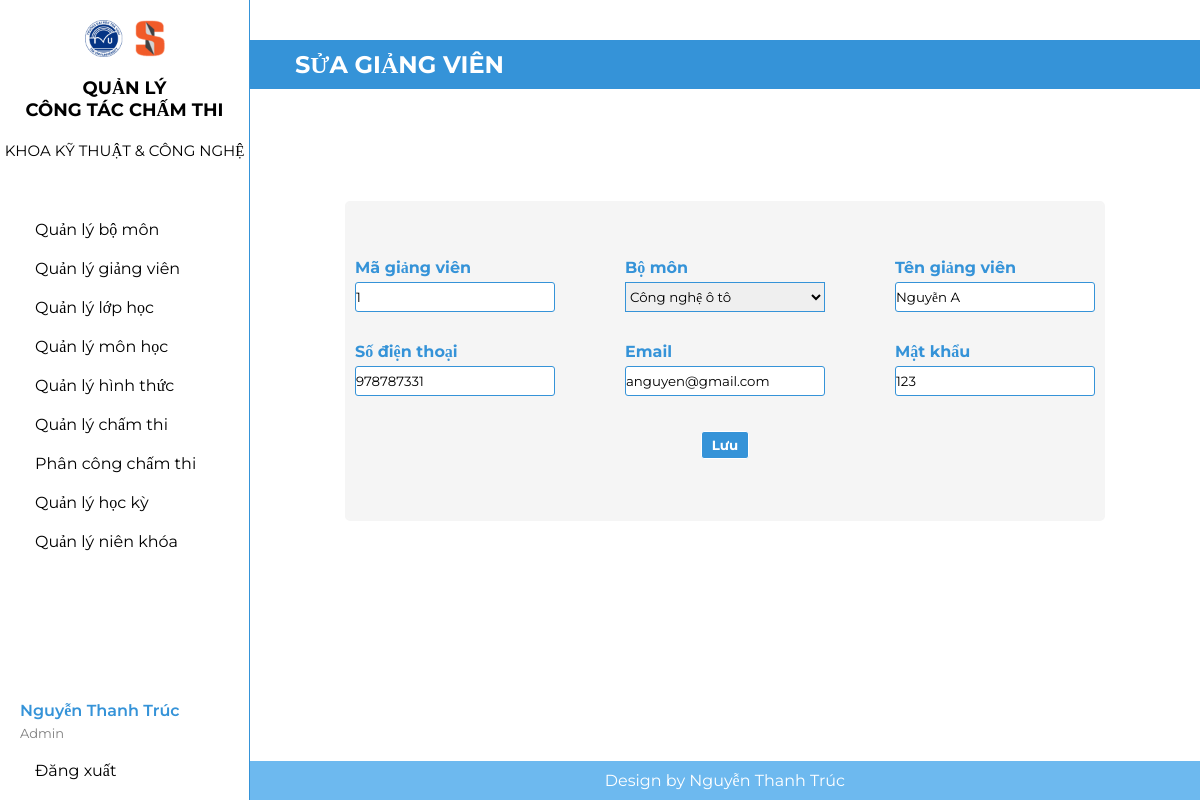
The app's page /suagv.php?user=1 (signed in) with its own data.
### tables this page shows
CREATE TABLE `giangvien` (
  `MaGV` int(11) NOT NULL,
  `MaBM` varchar(20) NOT NULL,
  `TenGV` varchar(50) NOT NULL,
  `SdtGV` int(11) NOT NULL,
  `Email` varchar(50) NOT NULL,
  `Matkhau` varchar(30) NOT NULL
);

### suagv.php (the view, shortened to what this page needs)
<?php
include("headerad.php");
include("ketnoi.php");
$usern=$_REQUEST["user"];
$sql = "SELECT * FROM giangvien WHERE MaGV = '".$usern."'";
$kq = mysqli_query($conn, $sql) or die("Không thể sửa thông tin giảng viên " . mysqli_error());
$row = mysqli_fetch_array($kq);
?>
<form enctype="multipart/form-data" action="thuchiensuagv.php" name="thuchiensuagv" method="post">
    <div class="text">
        <h2>
        SỬA GIẢNG VIÊN
        </h2>
    </div>
    <div class="khung">
        <div class="them1">
            <div class="them1a">
                <span>Mã giảng viên</span>
                <input type="text" name="MaGV" value="<?php echo $row["MaGV"]; ?>"/>
            </div>
            <div class="them1a">
                <span>Bộ môn</span>
                <select name="MaBM">
                        <?php
                $sq2 = "SELECT MaBM, TenBM FROM bomon";
                $kq2 = mysqli_query($conn, $sq2) or die("Không thể thêm bộ môn: " . mysqli_error($conn));
                while ($row2 = mysqli_fetch_assoc($kq2)) {
                    $MaBM = $row2['MaBM'];
                    $TenBM = $row2['TenBM'];
                    echo "<option value=\"$MaBM\">$TenBM</option>";
                    }
                ?>
                    </select>
            </div>
            <div class="them1a">
                <span>Tên giảng viên</span>
                <input type="text" name="TenGV" value="<?php echo $row["TenGV"]; ?>"/>
            </div>
        </div>
        <div class="them2">
            <div class="them2a">
                <span>Số điện thoại</span>
                <input type="text" name="SdtGV" value="<?php echo $row["SdtGV"]; ?>"/>
            </div>
            <div class="them2a">
                <span>Email</span>
                <input type="text" name="Email" value="<?php echo $row["Email"]; ?>"/>
            </div>
            <div class="them2a">
                <span>Mật khẩu</span>
                <input type="text" name="Matkhau" value="<?php echo $row["Matkhau"]; ?>"/>
            </div>
        </div>
        <div class="luubtn">
            <input type="submit" name="luu" value="Lưu"/>
        </div>
    </div>
</form>
<?php
include("footer.php")
?>

### headerad.php (shortened to what this page needs)
<!DOCTYPE html>
<html lang="en">
<head>
    <link rel="stylesheet" href="adminn.css" />
</head>
<body>
<?php
    include("ketnoi.php");
    $userlogin = $_SESSION["admin"];
    $sql2 = "select * from admin where emailad='" . $userlogin . "'";
    $kq2 = mysqli_query($conn, $sql2) or die("Không thể xuất thông tin người dùng " . mysqli_error());
    $admin_login =  mysqli_fetch_array($kq2);
    ?>
    <div class="admin_layout">
        <div class="admin_layout_left">
            <div class="admin_item">
                <img src="./hinh/TVU-SET.png" />
                <h2>QUẢN LÝ<br>CÔNG TÁC CHẤM THI</h2>
                <h3>KHOA KỸ THUẬT & CÔNG NGHỆ</h3>
            </div>
            <div class="admin_tab">
                <a href="bomon.php" class="tab_item">
                    <span>Quản lý bộ môn</span>
                </a>
                <a href="giangvien.php" class="tab_item">
                    <span>Quản lý giảng viên</span>
                </a>
                <a href="lophoc.php" class="tab_item">
                    <span>Quản lý lớp học</span>
                </a>
                <a href="monhoc.php" class="tab_item">
                    <span>Quản lý môn học</span>
                </a>
                <a href="hinhthuc.php" class="tab_item">
                    <span>Quản lý hình thức</span>
                </a>
                <a href="chamthi.php" class="tab_item">
                    <span>Quản lý chấm thi</span>
                </a>
                <a href="phancongcham.php" class="tab_item">
                    <span>Phân công chấm thi</span>
                </a>
                <a href="hocky.php" class="tab_item">
                    <span>Quản lý học kỳ</span>
                </a>
                <a href="nienkhoa.php" class="tab_item">
                    <span>Quản lý niên khóa</span>
                </a>
            </div>
            <div class="fi_tab">
                <div class="fi_tab_item_info">
                    <div class="fi_tab_itemtext">
                        <span><?php echo $admin_login["tenad"]; ?></span>
                    </div>
                    <div class="fi_tab_itemadimin">
                        <span>Admin</span>
                    </div>
                </div>
                <a href="logout.php" class="fi_tab_logout">
                    <span>Đăng xuất</span>
                </a>
            </div>
        </div>
        <div class="admin_layout_right">

### adminn.css (style rules this page uses)
* { margin: 0; padding: 0; box-sizing: border-box; font-family: Montserrat; }
.admin_layout { display: flex; width: 100%; height: 100vh; }
.admin_layout_left { display: flex; flex-direction: column; background-color: white; width: 250px; height: 100%; border-right: 1px solid #3593D8; position: relative; }
.admin_layout_right { display: flex; flex-direction: column; background-color: white; flex: 1; min-height: 100%; position: relative; }
.admin_item { display: flex; flex-direction: column; align-items: center; gap: 10px; }
.admin_item img { display: block; width: 80px; padding-top: 20px; }
.admin_item h2 { font-size: 18px; text-align: center; }
.admin_item h3 { font-size: 15px; font-weight: 400; }
.admin_tab { display: flex; flex-direction: column; margin-top: 50px; width: 100%; }
.tab_item { display: flex; align-items: center; padding: 10px 20px; gap: 15px; text-decoration: none; color: black; }
.fi_tab { display: flex; flex-direction: column; position: absolute; width: 100%; bottom: 10px; }
.fi_tab_item_info { display: flex; flex-direction: column; padding: 10px 20px; gap: 5px; }
.fi_tab_logout { display: flex; align-items: center; padding: 10px 20px; gap: 15px; text-decoration: none; color: black; }
.fi_tab_itemtext { display: flex; color: #3593D8; font-weight: 600; }
.fi_tab_itemadimin { display: flex; color: gray; font-size: small; }
.text { display: flex; flex-direction: column; margin-top: 40px; gap: 15px; }
.text h2 { background-color: #3593D8; width: 100%; padding: 10px 30px; display: flex; align-items: center; color: white; font-weight: bold; }
input[type="text" i] { height: 35px; border: 1px solid #3593D8; border-radius: 3px; }

### headerad.php (style rules this page uses)
* { text-decoration: none; }
h2 { display: flex; align-items: center; padding: 10px 20px; gap: 15px; }

### suagv.php (style rules this page uses)
.text { display: flex; flex-direction: column; margin-top: 40px; gap: 15px; }
.text h2 { background-color: #3593D8; width: 100%; padding: 10px 30px; display: flex; align-items: center; color: white; font-weight: bold; }
.khung { background: #F5F5F5; display: flex; flex-direction: column; align-items: center; justify-content: center; border: 2px solid #F5F5F5; width: 80%; margin: 7rem auto; gap: 20px; padding: 50px; border-radius: 5px; }
.them1 { flex: 1; display: flex; color:#3593D8; font-weight: 700; align-items: center; gap: 50px; }
.them1a { display: flex; flex-direction: column; padding: 5px 10px; align-items: flex-start; gap: 5px; }
.them2 { flex: 1; display: flex; color:#3593D8; font-weight: 700; align-items: center; gap: 50px; }
.them2a { display: flex; flex-direction: column; padding: 5px 10px; align-items: flex-start; gap: 5px; }
input[type="text" i] { height: 30px; border: 1px solid #3593D8; border-radius: 3px; width: 200px; }
.luubtn { display: flex; flex-direction: column; align-items: center; padding: 10px 20px; }
.luubtn input { padding: 5px 10px; color: white; background-color: #3593D8; border: 1px solid white; font-weight: bold; border-radius: 3px; }
.them1a select { width: 200px; height: 30px; border: 1px solid #3593D8; }

### records on screen
giangvien: MaGV "1", TenGV "Nguyễn A", SdtGV "978787331", Email "anguyen@gmail.com", Matkhau "123"

### other values on screen
$admin_login["tenad"] "Nguyễn Thanh Trúc"
form field MaBM "Công nghệ ô tô"
